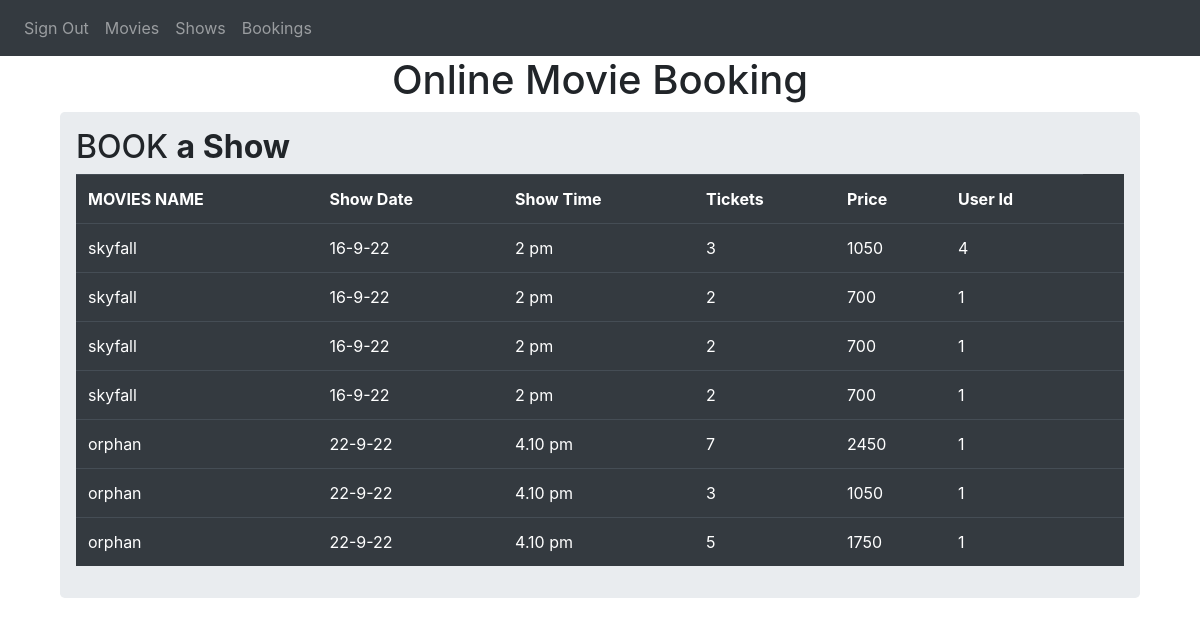
Screenshot of /bookings with the database file from the repository.
### website/models.py (models this page shows)
class BookMovieShow(db.Model):
    book_id = db.Column(db.Integer,primary_key = True)
    movies_name = db.Column(db.String(150))
    user_id = db.Column(db.Integer)
    show_date = db.Column(db.Text)
    show_time = db.Column(db.Text)
    tickets = db.Column(db.Integer)
    price = db.Column(db.Integer)

### website/views.py (the view)
@views.route('/bookings',methods=['GET'])
def bookings():
    global is_admin
    all_data = BookMovieShow.query.all()
    if request.method == 'GET':
        if is_admin:
            return render_template("bookings.html",books = all_data,is_admin=is_admin)
        else:
            return (redirect(url_for('views.sign')))
    return render_template("bookings.html",books = all_data,user=current_user)

### website/templates/bookings.html (shortened to what this page needs)
{% extends "root.html" %} {% block title %}BOOK MANAGE{% endblock %}
{% block content %}
<h1 align="center">Online Movie Booking </h1>
<div class ="container">
  <div class="row">
    <div class ="col md-12">
      <div class="jumbotron p-3 ">
        <h2>
          BOOK
          <b>a Show</b>
        </h2>
        <table class="table table-hover table-dark">
          <tr>
            <th>MOVIES NAME</th>
            <th>Show Date</th>
            <th>Show Time</th>
            <th> Tickets </th>
            <th> Price</th>
            <th> User Id</th>
          </tr>
          {% for row in books %}
          <tr>
            <td>{{row.movies_name}}</td>
            <td>{{row.show_date}}</td>
            <td>{{row.show_time}}</td>
            <td>{{row.tickets}}</td>
            <td>{{row.price}}</td>
            <td> {{row.user_id}}</td>
            <td></td>
          </tr>
          {% endfor %}
        </table>
      </div>
    </div>
  </div>
</div>
{% endblock %}

### rows the page displays
BookMovieShow: movies_name "skyfall", show_date "16-9-22", show_time "2 pm", tickets "3", price "1050", user_id "4"
BookMovieShow: movies_name "skyfall", show_date "16-9-22", show_time "2 pm", tickets "2", price "700", user_id "1"
BookMovieShow: movies_name "skyfall", show_date "16-9-22", show_time "2 pm", tickets "2", price "700", user_id "1"
BookMovieShow: movies_name "skyfall", show_date "16-9-22", show_time "2 pm", tickets "2", price "700", user_id "1"
BookMovieShow: movies_name "orphan", show_date "22-9-22", show_time "4.10 pm", tickets "7", price "2450", user_id "1"
BookMovieShow: movies_name "orphan", show_date "22-9-22", show_time "4.10 pm", tickets "3", price "1050", user_id "1"
BookMovieShow: movies_name "orphan", show_date "22-9-22", show_time "4.10 pm", tickets "5", price "1750", user_id "1"
